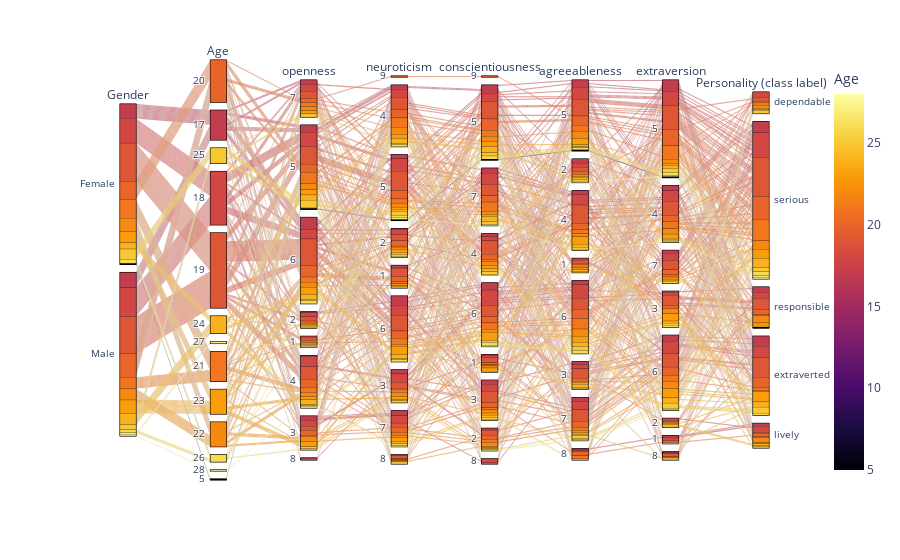

Notebook code cell kept with this figure:
### Markdown cell above
El gráfico que se expone a continuación, se ve un poco tedioso de comprender, pero aún así, es muy completo. Esta figura contiene cada una de las características del dataset identificando el género de las personas y clasificándolas por su edad. Al pasar el mouse sobre el gráfico, se puede seguir el hilo de las respuestas que tuvo el usuario en cada etiqueta del dataset. Lo que se debe especificar en código, es con qué variable se van a identificar o clasificar los datos de las demás características, como se observa a continuación.

### Code cell
import plotly.express as px
fig = px.parallel_categories(df, color="Age", color_continuous_scale=px.colors.sequential.Inferno)
fig.show()

### Figure 1 — Plotly figure (JSON) as saved in the notebook; plotly's stock layout.template omitted (floating-point values rounded to 4 significant figures; data arrays with more than 128 entries replaced by an {"elided": "..."} marker saying what was removed)
{"data": [{"dimensions": [{"label": "Gender", "values": {"elided": "315 str values"}}, {"label": "Age", "values": {"elided": "315 int values"}}, {"label": "openness", "values": {"elided": "315 int values"}}, {"label": "neuroticism", "values": {"elided": "315 int values"}}, {"label": "conscientiousness", "values": {"elided": "315 int values"}}, {"label": "agreeableness", "values": {"elided": "315 int values"}}, {"label": "extraversion", "values": {"elided": "315 int values"}}, {"label": "Personality (class label)", "values": {"elided": "315 str values"}}], "domain": {"x": [0, 1], "y": [0, 1]}, "line": {"color": {"elided": "315 int values"}, "coloraxis": "coloraxis"}, "name": "", "type": "parcats"}], "layout": {"autosize": true, "coloraxis": {"colorbar": {"title": {"text": "Age"}}, "colorscale": [[0, "#000004"], [0.1111, "#1b0c41"], [0.2222, "#4a0c6b"], [0.3333, "#781c6d"], [0.4444, "#a52c60"], [0.5556, "#cf4446"], [0.6667, "#ed6925"], [0.7778, "#fb9b06"], [0.8889, "#f7d13d"], [1, "#fcffa4"]]}, "legend": {"tracegroupgap": 0}, "margin": {"t": 60}}}
